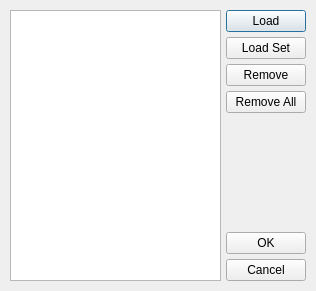
<ui version="4.0" >
 <author>Franz Schmid</author>
 <class>PatternDialog</class>
 <widget class="QDialog" name="PatternDialog" >
  <property name="geometry" >
   <rect>
    <x>0</x>
    <y>0</y>
    <width>316</width>
    <height>291</height>
   </rect>
  </property>
  <property name="windowTitle" >
   <string>Patterns</string>
  </property>
  <layout class="QHBoxLayout" >
   <property name="margin" >
    <number>10</number>
   </property>
   <property name="spacing" >
    <number>5</number>
   </property>
   <item>
    <widget class="QListWidget" name="patternView" >
     <property name="flow" >
      <enum>QListView::LeftToRight</enum>
     </property>
     <property name="isWrapping" stdset="0" >
      <bool>true</bool>
     </property>
     <property name="resizeMode" >
      <enum>QListView::Adjust</enum>
     </property>
     <property name="viewMode" >
      <enum>QListView::IconMode</enum>
     </property>
    </widget>
   </item>
   <item>
    <layout class="QVBoxLayout" >
     <property name="margin" >
      <number>0</number>
     </property>
     <property name="spacing" >
      <number>5</number>
     </property>
     <item>
      <widget class="QPushButton" name="buttonLoad" >
       <property name="text" >
        <string>Load</string>
       </property>
      </widget>
     </item>
     <item>
      <widget class="QPushButton" name="buttonLoadDir" >
       <property name="text" >
        <string>Load Set</string>
       </property>
      </widget>
     </item>
     <item>
      <widget class="QPushButton" name="buttonRemove" >
       <property name="text" >
        <string>Remove</string>
       </property>
      </widget>
     </item>
     <item>
      <widget class="QPushButton" name="buttonRemoveAll" >
       <property name="text" >
        <string>Remove All</string>
       </property>
      </widget>
     </item>
     <item>
      <spacer>
       <property name="orientation" >
        <enum>Qt::Vertical</enum>
       </property>
       <property name="sizeType" >
        <enum>QSizePolicy::Expanding</enum>
       </property>
       <property name="sizeHint" >
        <size>
         <width>21</width>
         <height>100</height>
        </size>
       </property>
      </spacer>
     </item>
     <item>
      <widget class="QPushButton" name="buttonOK" >
       <property name="text" >
        <string>OK</string>
       </property>
      </widget>
     </item>
     <item>
      <widget class="QPushButton" name="buttonCancel" >
       <property name="text" >
        <string>Cancel</string>
       </property>
      </widget>
     </item>
    </layout>
   </item>
  </layout>
 </widget>
 <layoutdefault spacing="5" margin="10" />
 <pixmapfunction>qPixmapFromMimeSource</pixmapfunction>
 <resources/>
 <connections/>
</ui>
